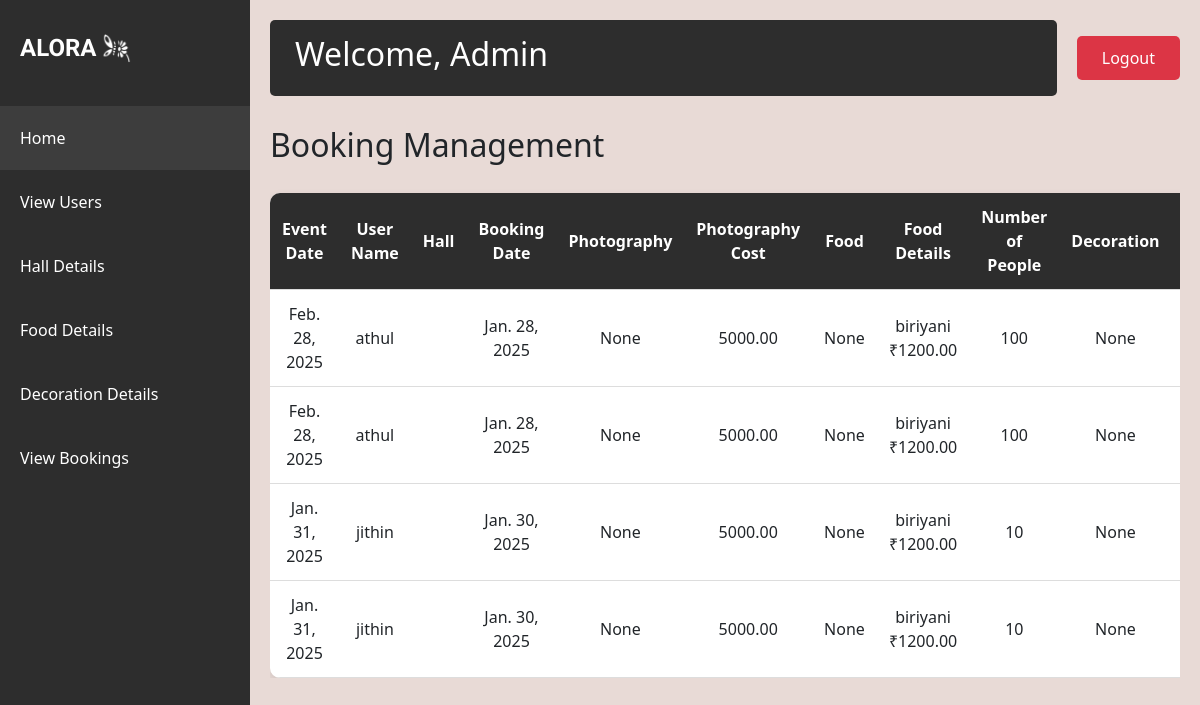
Page /admin_view_booking on the earlier database version.
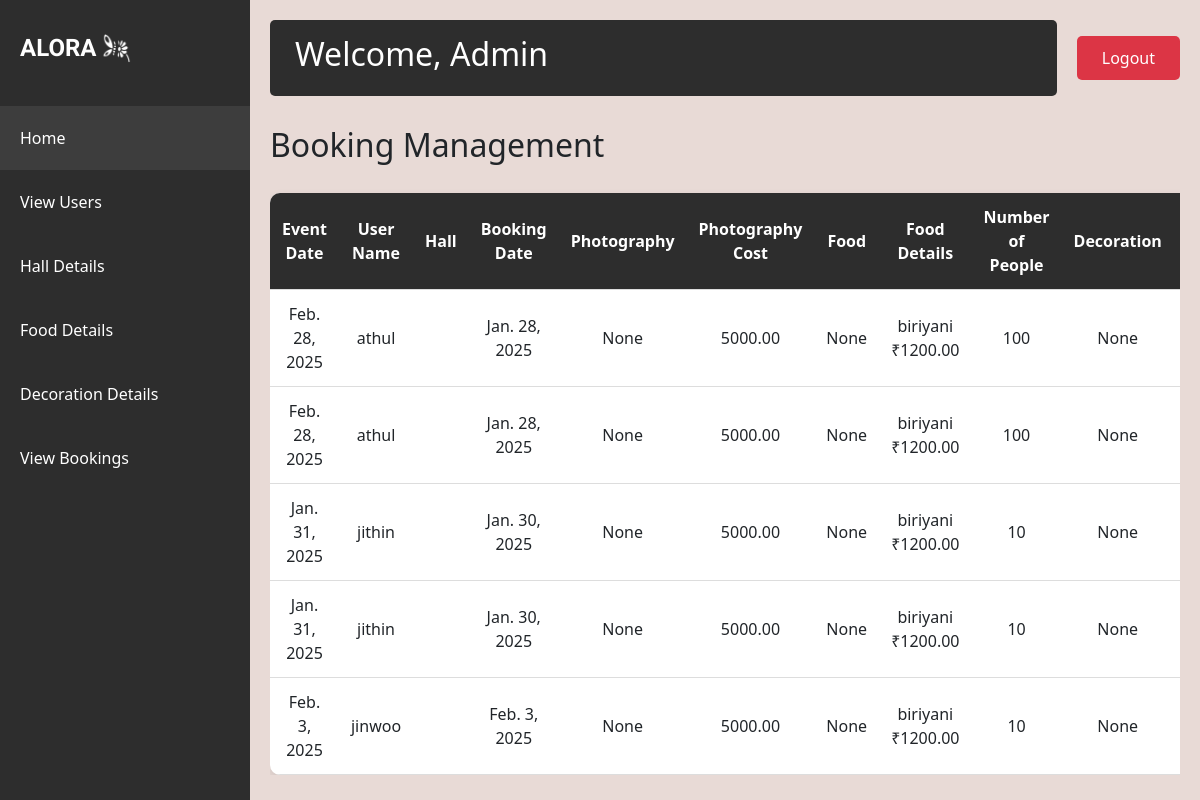
Same page on the later database version.
### app/models.py (models this page shows)
class Bookings(models.Model):
    event_date=models.DateField(null=True)
    event_status=models.CharField(max_length=100,default='pending')
    user_id=models.ForeignKey(User,on_delete=models.CASCADE)
    hall_id=models.ForeignKey(Halls,on_delete=models.CASCADE)
    booking_date=models.DateField(auto_now_add=True)
    payment_status=models.CharField(max_length=100)
    photography=models.CharField(max_length=100,null=True,blank=True)
    no_of_persons=models.IntegerField(null=True,blank=True)
    food_value=models.BooleanField(null=True,blank=True)
    food=models.ForeignKey(Food,on_delete=models.CASCADE)
    decoration_value=models.BooleanField(null=True,blank=True)
    decoration=models.ForeignKey(Decoration,on_delete=models.CASCADE)
    photography_cost=models.DecimalField(max_digits=10,decimal_places=2)
    total_payment=models.DecimalField(max_digits=10,decimal_places=2)

class Food(models.Model):
    food_image=models.FileField(upload_to='images/')
    food_price=models.DecimalField(max_digits=10,decimal_places=2)
    food_name=models.CharField(max_length=100,null=True)

### app/views.py (the view)
# urls.py: path('admin_view_booking',views.admin_view_booking,name='admin_view_booking'),
def admin_view_booking(request):
    book=Bookings.objects.all()
    return render(request,'admin_booking.html',{'data':book})

### templates/admin_booking.html (shortened to what this page needs)
<!DOCTYPE html>
<html lang="en">
<head>
    {% load static %}
    <link href="https://cdn.jsdelivr.net/npm/bootstrap@5.3.0/dist/css/bootstrap.min.css" rel="stylesheet">
</head>
<body>
    <div class="sidebar">
        <div class="logo-container">
            <div class="logo">ALORA</div>
            <img src="{% static 'aloral.png' %}" alt="Light Bulb" class="logo-image">
        </div>
        <nav class="nav flex-column">
            <a class="nav-link active" href="{% url 'admin' %}">Home</a>
            <a class="nav-link" href="{% url 'viewusers' %}">View Users</a>
            <a class="nav-link" href="{% url 'halldetails' %}">Hall Details</a>
            <a class="nav-link" href="{% url 'fooddetails' %}">Food Details</a>
            <a class="nav-link" href="{% url 'decorationdetails' %}">Decoration Details</a>
            <a class="nav-link" href="{% url 'admin_view_booking' %}">View Bookings</a>
        </nav>
    </div>
    <div class="main-content">
        <div class="top-nav">
            <div class="welcome-section">
                <h2>Welcome, Admin</h2>
            </div>
            <a href="{% url 'logout' %}" class="logout-btn">Logout</a>
        </div>
        <h2>Booking Management</h2>
        <div style="overflow-x: auto;">
            {% if data %}
                <table class="booking-table">
                    <thead>
                        <tr>
                            <th>Event Date</th>
                            <th>User Name</th>
                            <th>Hall</th>
                            <th>Booking Date</th>
                            <th>Photography</th>
                            <th>Photography Cost</th>
                            <th>Food</th>
                            <th>Food Details</th>
                            <th>Number of People</th>
                            <th>Decoration</th>
                            <th>Decoration Details</th>
                        </tr>
                    </thead>
                    <tbody>
                        {% for x in data %}
                        <tr>
                            <td>{{ x.event_date }}</td>
                            <td>{{ x.user_id.username }}</td>
                            <td>{{ x.hall_id.name }}</td>
                            <td>{{ x.booking_date }}</td>
                            <td>{{ x.photography }}</td>
                            <td>{{ x.photography_cost }}</td>
                            <td>{{ x.food_value }}</td>
                            <td>{{ x.food.food_name }} <br> ₹{{ x.food.food_price }}</td>
                            <td>{{ x.no_of_persons }}</td>
                            <td>{{ x.decoration_value }}</td>
                            <td>{{ x.decoration.decoration_name }} <br> ₹{{ x.decoration.decoration_price }}</td>
                        </tr>
                        {% endfor %}
                    </tbody>
                </table>
            {% else %}
                <p>No bookings found.</p>
            {% endif %}
        </div>
    </div>
</body>
</html>

Differences in the rows shown:
added Bookings: event_date "Feb. 3, 2025", user_id.username "jinwoo", booking_date "Feb. 3, 2025", photography "None", photography_cost "5000.00", food_value "None", food.food_name "biriyani", food.food_price "1200.00", no_of_persons "10", decoration_value "None"
